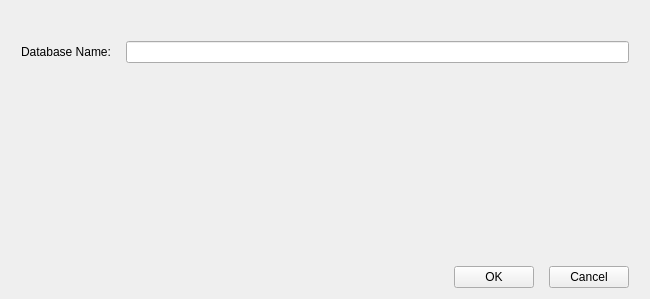
<?xml version="1.0" encoding="UTF-8"?>
<ui version="4.0">
 <class>RenameDatabase</class>
 <widget class="QWidget" name="RenameDatabase">
  <property name="geometry">
   <rect>
    <x>0</x>
    <y>0</y>
    <width>650</width>
    <height>299</height>
   </rect>
  </property>
  <property name="sizePolicy">
   <sizepolicy hsizetype="Preferred" vsizetype="Fixed">
    <horstretch>0</horstretch>
    <verstretch>0</verstretch>
   </sizepolicy>
  </property>
  <property name="windowTitle">
   <string>Rename Database</string>
  </property>
  <layout class="QGridLayout" name="gridLayout">
   <item row="0" column="0">
    <layout class="QHBoxLayout" name="horizontalLayout">
     <property name="spacing">
      <number>15</number>
     </property>
     <property name="leftMargin">
      <number>10</number>
     </property>
     <property name="topMargin">
      <number>30</number>
     </property>
     <property name="rightMargin">
      <number>10</number>
     </property>
     <property name="bottomMargin">
      <number>30</number>
     </property>
     <item>
      <widget class="QLabel" name="label">
       <property name="text">
        <string>Database Name:</string>
       </property>
      </widget>
     </item>
     <item>
      <widget class="QLineEdit" name="lineEditDatabaseName"/>
     </item>
    </layout>
   </item>
   <item row="2" column="0">
    <layout class="QHBoxLayout" name="horizontalLayout_2">
     <property name="spacing">
      <number>15</number>
     </property>
     <property name="rightMargin">
      <number>10</number>
     </property>
     <item>
      <spacer name="horizontalSpacer">
       <property name="orientation">
        <enum>Qt::Horizontal</enum>
       </property>
       <property name="sizeType">
        <enum>QSizePolicy::Expanding</enum>
       </property>
       <property name="sizeHint" stdset="0">
        <size>
         <width>40</width>
         <height>20</height>
        </size>
       </property>
      </spacer>
     </item>
     <item>
      <widget class="QPushButton" name="pushButtonNewName">
       <property name="sizePolicy">
        <sizepolicy hsizetype="Fixed" vsizetype="Fixed">
         <horstretch>0</horstretch>
         <verstretch>0</verstretch>
        </sizepolicy>
       </property>
       <property name="minimumSize">
        <size>
         <width>75</width>
         <height>0</height>
        </size>
       </property>
       <property name="text">
        <string>OK</string>
       </property>
      </widget>
     </item>
     <item>
      <widget class="QPushButton" name="pushButtonCancel">
       <property name="minimumSize">
        <size>
         <width>75</width>
         <height>0</height>
        </size>
       </property>
       <property name="text">
        <string>Cancel</string>
       </property>
      </widget>
     </item>
    </layout>
   </item>
   <item row="1" column="0">
    <spacer name="verticalSpacer">
     <property name="orientation">
      <enum>Qt::Vertical</enum>
     </property>
     <property name="sizeHint" stdset="0">
      <size>
       <width>20</width>
       <height>40</height>
      </size>
     </property>
    </spacer>
   </item>
  </layout>
 </widget>
 <resources/>
 <connections/>
</ui>
